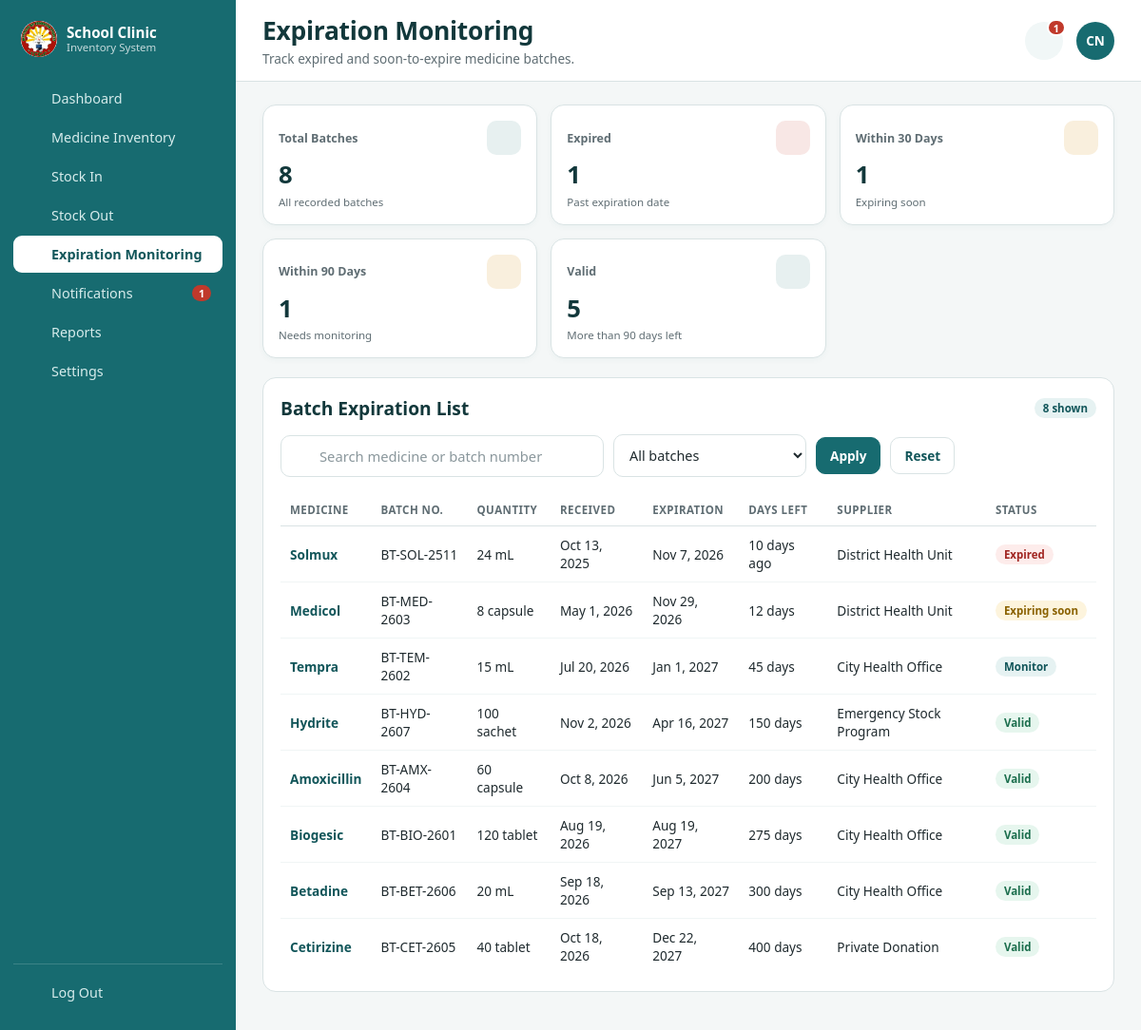
Page /expiration.php (signed in) on the committed database.
### tables this page shows
CREATE TABLE IF NOT EXISTS medicine_batches (
  id INT UNSIGNED AUTO_INCREMENT PRIMARY KEY,
  medicine_id INT UNSIGNED NOT NULL,
  batch_no VARCHAR(60) NOT NULL,
  quantity INT UNSIGNED NOT NULL DEFAULT 0,
  received_date DATE NOT NULL,
  expiration_date DATE NOT NULL,
  supplier VARCHAR(120) NOT NULL DEFAULT '',
  remarks VARCHAR(255) NOT NULL DEFAULT '',
  created_at TIMESTAMP DEFAULT CURRENT_TIMESTAMP,
  KEY idx_batch_med (medicine_id),
  KEY idx_batch_exp (expiration_date),
  CONSTRAINT fk_batch_med FOREIGN KEY (medicine_id) REFERENCES medicines (id) ON DELETE CASCADE
);

CREATE TABLE IF NOT EXISTS medicines (
  id INT UNSIGNED AUTO_INCREMENT PRIMARY KEY,
  name VARCHAR(150) NOT NULL,
  generic_name VARCHAR(150) NOT NULL DEFAULT '',
  category VARCHAR(80) NOT NULL DEFAULT 'Tablet',
  unit VARCHAR(40) NOT NULL DEFAULT 'tablet',
  location VARCHAR(80) NOT NULL DEFAULT '',
  description VARCHAR(255) NOT NULL DEFAULT '',
  low_stock_threshold INT UNSIGNED NOT NULL DEFAULT 20,
  created_at TIMESTAMP DEFAULT CURRENT_TIMESTAMP,
  updated_at TIMESTAMP DEFAULT CURRENT_TIMESTAMP ON UPDATE CURRENT_TIMESTAMP,
  UNIQUE KEY uniq_med_name (name)
);

### expiration.php (the view, shortened to what this page needs)
<?php
require_once __DIR__ . '/includes/session.php';
require_once __DIR__ . '/includes/layout.php';
$search = trim((string)($_GET['search'] ?? ''));
$status = (string)($_GET['status'] ?? 'all');
$batches = [];
$summary = ['total' => 0, 'expired' => 0, 'soon' => 0, 'monitor' => 0, 'valid' => 0];
try {
    $pdo = get_db_connection();
    $summary = $pdo->query(
        'SELECT COUNT(*) AS total,
                COALESCE(SUM(expiration_date < CURDATE()), 0) AS expired,
                COALESCE(SUM(expiration_date >= CURDATE() AND expiration_date <= DATE_ADD(CURDATE(), INTERVAL 30 DAY)), 0) AS soon,
                COALESCE(SUM(expiration_date > DATE_ADD(CURDATE(), INTERVAL 30 DAY) AND expiration_date <= DATE_ADD(CURDATE(), INTERVAL 90 DAY)), 0) AS monitor,
                COALESCE(SUM(expiration_date > DATE_ADD(CURDATE(), INTERVAL 90 DAY)), 0) AS valid
         FROM medicine_batches'
    )->fetch() ?: $summary;
    $sql = 'SELECT b.id, b.medicine_id, b.batch_no, b.quantity, b.received_date, b.expiration_date, b.supplier,
                   m.name, m.unit,
                   DATEDIFF(b.expiration_date, CURDATE()) AS days_left
            FROM medicine_batches b
            JOIN medicines m ON m.id = b.medicine_id';
    $params = [];
    $sql .= ' ORDER BY b.expiration_date ASC, m.name ASC LIMIT 100';
    $stmt = $pdo->prepare($sql);
    $stmt->execute($params);
    $batches = $stmt->fetchAll();
} catch (Throwable $exception) {
    error_log('Expiration load error: ' . $exception->getMessage());
    $dbError = 'Unable to load expiration data right now. Please try again later.';
}
?>
    <main class="content">
      <section class="stat-grid" aria-label="Expiration summary">
        <div class="stat-card">
          <div class="stat-head">
            <span class="stat-label">Total Batches</span>
            <span class="stat-icon"><?php echo icon('box'); ?></span>
          </div>
          <span class="stat-value"><?php echo number_format((int)$summary['total']); ?></span>
          <span class="stat-hint">All recorded batches</span>
        </div>
        <div class="stat-card">
          <div class="stat-head">
            <span class="stat-label">Expired</span>
            <span class="stat-icon danger"><?php echo icon('expired'); ?></span>
          </div>
          <span class="stat-value"><?php echo number_format((int)$summary['expired']); ?></span>
          <span class="stat-hint">Past expiration date</span>
        </div>
        <div class="stat-card">
          <div class="stat-head">
            <span class="stat-label">Within 30 Days</span>
            <span class="stat-icon warn"><?php echo icon('clock'); ?></span>
          </div>
          <span class="stat-value"><?php echo number_format((int)$summary['soon']); ?></span>
          <span class="stat-hint">Expiring soon</span>
        </div>
        <div class="stat-card">
          <div class="stat-head">
            <span class="stat-label">Within 90 Days</span>
            <span class="stat-icon warn"><?php echo icon('clock'); ?></span>
          </div>
          <span class="stat-value"><?php echo number_format((int)$summary['monitor']); ?></span>
          <span class="stat-hint">Needs monitoring</span>
        </div>
        <div class="stat-card">
          <div class="stat-head">
            <span class="stat-label">Valid</span>
            <span class="stat-icon"><?php echo icon('medicine'); ?></span>
          </div>
          <span class="stat-value"><?php echo number_format((int)$summary['valid']); ?></span>
          <span class="stat-hint">More than 90 days left</span>
        </div>
      </section>
      <section class="panel">
        <div class="panel-head">
          <h2>Batch Expiration List</h2>
          <span class="badge teal"><?php echo number_format(count($batches)); ?> shown</span>
        </div>
        <form class="inventory-toolbar" method="GET" action="expiration.php">
          <div class="search-field">
            <input type="search" name="search" value="<?php echo e($search); ?>" placeholder="Search medicine or batch number">
          </div>
          <select name="status" class="filter-select">
            <option value="all"<?php echo $status === 'all' ? ' selected' : ''; ?>>All batches</option>
          </select>
          <button type="submit" class="btn primary">Apply</button>
          <a class="btn" href="expiration.php">Reset</a>
        </form>
        <?php if (!$batches): ?>
          <div class="empty-state">
            <span class="empty-icon"><?php echo icon('clock'); ?></span>
            <h3><?php echo $search !== '' || $status !== 'all' ? 'No batches match your filters' : 'No batches recorded yet'; ?></h3>
            <p><?php echo $search !== '' || $status !== 'all' ? 'Try a different search term or status filter.' : 'Batches added through Stock In will appear here with their expiration status.'; ?></p>
          </div>
        <?php else: ?>
          <div class="table-wrap">
            <table class="data">
              <thead>
                <tr>
                  <th>Medicine</th>
                  <th>Batch No.</th>
                  <th>Quantity</th>
                  <th>Received</th>
                  <th>Expiration</th>
                  <th>Days Left</th>
                  <th>Supplier</th>
                  <th>Status</th>
                </tr>
              </thead>
              <tbody>
                <?php foreach ($batches as $batch): ?>
                  <?php $days = (int)$batch['days_left']; ?>
                  <tr>
                    <td class="strong"><a class="table-link" href="medicine-view.php?id=<?php echo (int)$batch['medicine_id']; ?>#batches"><?php echo e((string)$batch['name']); ?></a></td>
                    <td><?php echo e((string)$batch['batch_no']); ?></td>
                    <td><?php echo number_format((int)$batch['quantity']); ?> <?php echo e((string)$batch['unit']); ?></td>
                    <td><?php echo date('M j, Y', strtotime((string)$batch['received_date'])); ?></td>
                    <td><?php echo date('M j, Y', strtotime((string)$batch['expiration_date'])); ?></td>
                    <td>
                      <?php if ($days < 0): ?>
                        <?php echo number_format(abs($days)); ?> days ago
                      <?php elseif ($days === 0): ?>
                        Today
                      <?php else: ?>
                        <?php echo number_format($days); ?> days
                      <?php endif; ?>
                    </td>
                    <td><?php echo $batch['supplier'] !== '' ? e((string)$batch['supplier']) : '<span class="muted">&mdash;</span>'; ?></td>
                    <td>
                      <?php if ($days < 0): ?>
                        <span class="badge red">Expired</span>
                      <?php elseif ($days <= 30): ?>
                        <span class="badge yellow">Expiring soon</span>
                      <?php elseif ($days <= 90): ?>
                        <span class="badge teal">Monitor</span>
                      <?php else: ?>
                        <span class="badge green">Valid</span>
                      <?php endif; ?>
                    </td>
                  </tr>
                <?php endforeach; ?>
              </tbody>
            </table>
          </div>
        <?php endif; ?>
      </section>
    </main>

### assets/css/style.css (style rules this page uses)
:root { --teal: #176B70; --teal-dark: #12565a; --bg: #ffffff; --text: #1f2a2e; --muted: #5f6d73; --border: #d9e3e4; --error-bg: #fdecea; --error-text: #a12622; --shadow: 0 12px 30px rgba(23, 107, 112, 0.12); --radius: 16px; }
* { box-sizing: border-box; }
body { margin: 0; font-family: "Segoe UI", Tahoma, Arial, sans-serif; color: var(--text); background: radial-gradient(900px 500px at 10% -10%, rgba(23, 107, 112, 0.08), transparent 60%), radial-gradient(700px 400px at 100% 100%, rgba(23, 107, 112, 0.06), transparent 55%), var(--bg); min-height: 100vh; }

### rows in the picture
medicine_batches: medicine.name "Solmux", batch_no "BT-SOL-2511", quantity "24", medicine.unit "mL", received_date "Oct 13, 2025", expiration_date "Nov 7, 2026", days "10", supplier "District Health Unit", shows "Expired"
medicine_batches: medicine.name "Medicol", batch_no "BT-MED-2603", quantity "8", medicine.unit "capsule", received_date "May 1, 2026", expiration_date "Nov 29, 2026", days "12", supplier "District Health Unit", shows "Expiring soon"
medicine_batches: medicine.name "Tempra", batch_no "BT-TEM-2602", quantity "15", medicine.unit "mL", received_date "Jul 20, 2026", expiration_date "Jan 1, 2027", days "45", supplier "City Health Office", shows "Monitor"
medicine_batches: medicine.name "Hydrite", batch_no "BT-HYD-2607", quantity "100", medicine.unit "sachet", received_date "Nov 2, 2026", expiration_date "Apr 16, 2027", days "150", supplier "Emergency Stock Program", shows "Valid"
medicine_batches: medicine.name "Amoxicillin", batch_no "BT-AMX-2604", quantity "60", medicine.unit "capsule", received_date "Oct 8, 2026", expiration_date "Jun 5, 2027", days "200", supplier "City Health Office", shows "Valid"
medicine_batches: medicine.name "Biogesic", batch_no "BT-BIO-2601", quantity "120", medicine.unit "tablet", received_date "Aug 19, 2026", expiration_date "Aug 19, 2027", days "275", supplier "City Health Office", shows "Valid"
medicine_batches: medicine.name "Betadine", batch_no "BT-BET-2606", quantity "20", medicine.unit "mL", received_date "Sep 18, 2026", expiration_date "Sep 13, 2027", days "300", supplier "City Health Office", shows "Valid"
medicine_batches: medicine.name "Cetirizine", batch_no "BT-CET-2605", quantity "40", medicine.unit "tablet", received_date "Oct 18, 2026", expiration_date "Dec 22, 2027", days "400", supplier "Private Donation", shows "Valid"

### other values in the picture
$item['label'] "Dashboard"
$item['label'] "Medicine Inventory"
$item['label'] "Stock In"
$item['label'] "Stock Out"
$item['label'] "Expiration Monitoring"
$item['label'] "Notifications"
$unread "1"
$item['label'] "Reports"
$item['label'] "Settings"
$pageTitle "Expiration Monitoring"
$subtitle "Track expired and soon-to-expire medicine batches."
$identity['initials'] "CN"
$summary['total'] "8"
$summary['expired'] "1"
$summary['soon'] "1"
